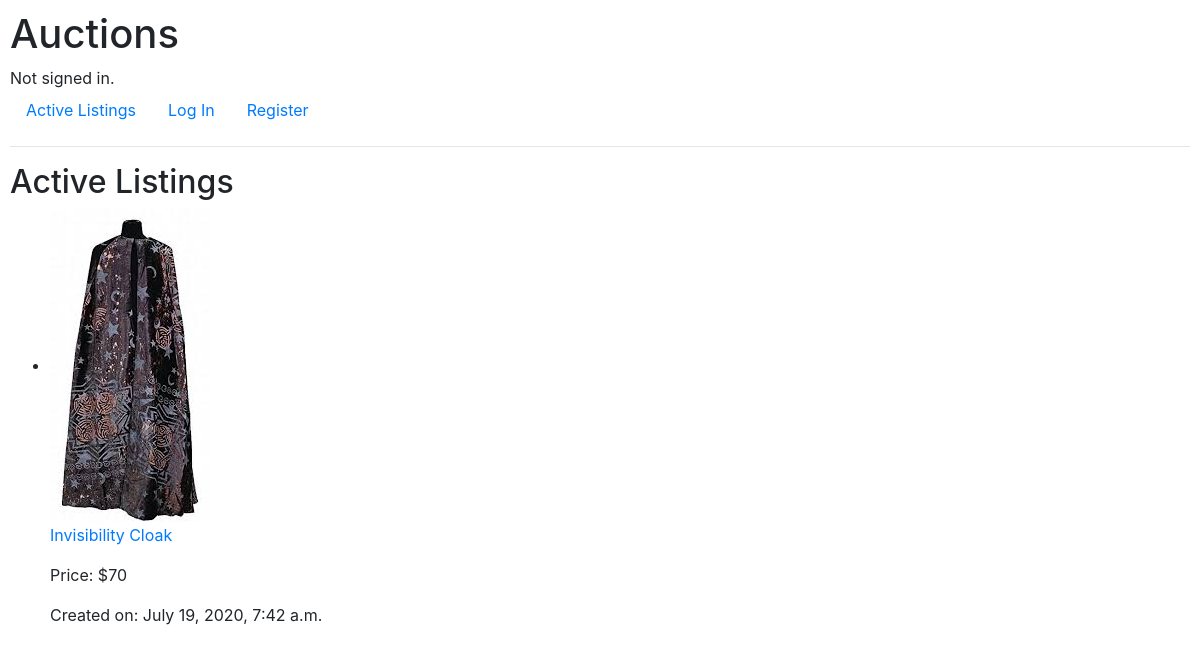
Screenshot of /watchlist with the database file from the repository.
### auctions/models.py (models this page shows, shortened)
class Listings(models.Model):
    id_no = models.AutoField(primary_key=True)
    item_name = models.CharField(max_length=64)
    description = models.TextField(max_length=64)
    item_price = models.IntegerField()
    listed_by = models.CharField(max_length=64)
    category = models.CharField(max_length=20)
    date_added = models.DateTimeField()
    watchlist = models.BooleanField(default=False)
    image = models.ImageField()

### auctions/views.py (the view)
# urls.py: path("watchlist",views.watchlist,name="watchlist"),
def watchlist(request):
    listings = Listings.objects.all().filter(watchlist=True)
    return render(request, "auctions/index.html", {
        "listings": listings
    })

### auctions/templates/auctions/index.html
{% extends "auctions/layout.html" %}
{% block body %}
    <h2>Active Listings</h2>
    <ul>
        {% for items in listings %}
            <li>
                <div><img src="{{items.image.url}}" alt=""><a href="{% url 'listings' items.id_no %}"><p>{{items.item_name}}</p></a><p>Price: ${{items.item_price}}</p><p>Created on: {{items.date_added}}</p></div>
            </li>
        {% endfor %}
    </ul>
{% endblock %}

### auctions/static/auctions/styles.css (style rules this page uses)
body { padding: 10px; }

### rows the page displays
Listings: image (picture), item_name "Invisibility Cloak", item_price "70", date_added "July 19, 2020, 7:42 a.m."
